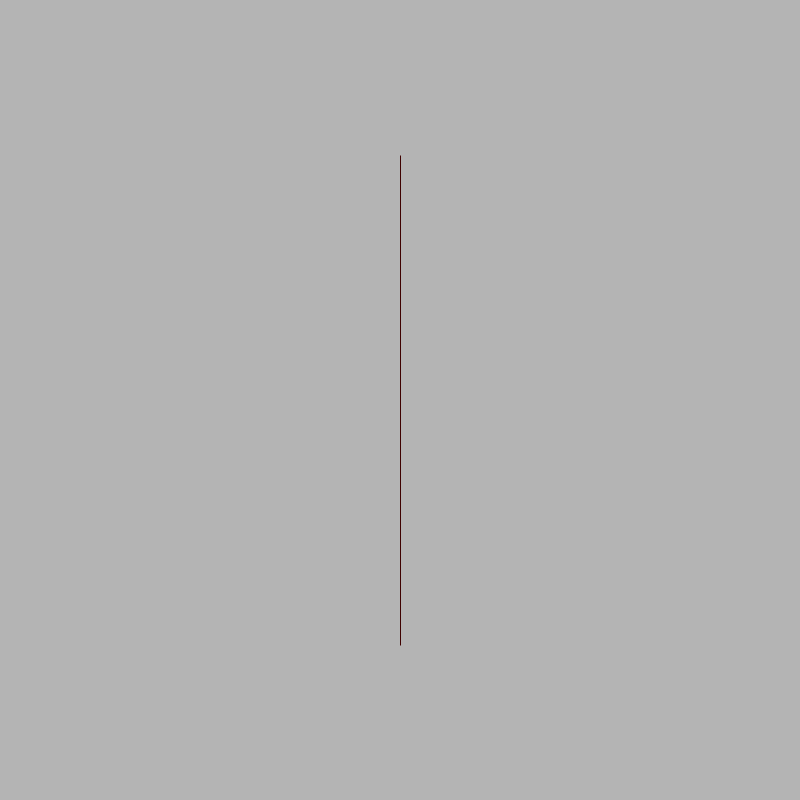
Frame 1 (no input)
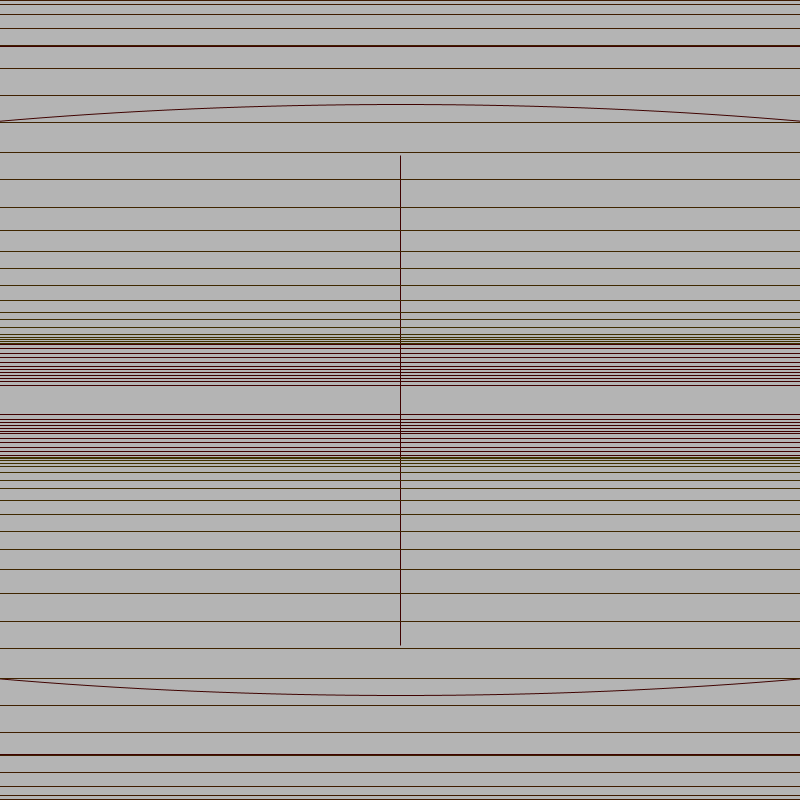
Frame 60 (the mouse pressed at the canvas centre just before this capture)
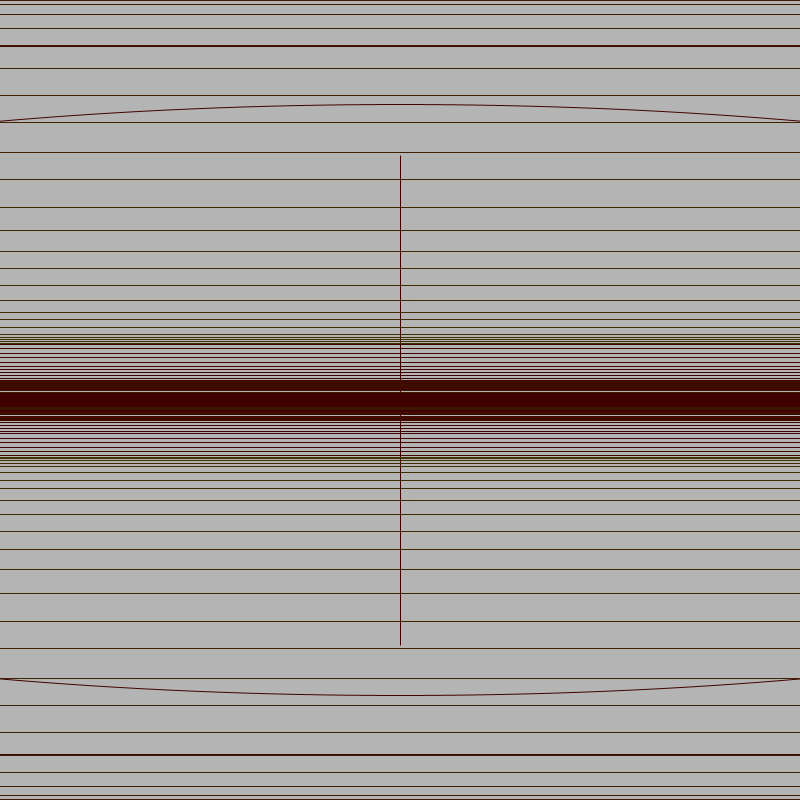
Frame 120 (the mouse held since frame 60 and released just before this capture)

The Processing sketch that drew these frames (run headless with seeded random() and noise(); from frame 60 on, the mouse is pressed at the canvas centre):

// Processing sketch: hw1b
// ── hw1b.pde
Walker w;

void setup () {
  
  size(800, 800);
  
  w = new Walker();
  colorMode(HSB, 360, 100, 200, 100);
  background(255);
}

void draw() {
  w.step();
  w.render();
}

// ── walker.pde
class Walker {
  float x;
  int y,z;
  float brownHue = z;
  float t = 0;
  
  Walker() {
    x = 0;
    y = height/2;
    z = 0;
  }


  void render() {
    noFill();
    stroke(brownHue, 100, 50);
    println(brownHue);
    strokeWeight(1);
    ellipse(width/2, height/2, x, y);
  }
  
  void step() {
    float r = random(1);
    if (r < 0.4){
      x+= 5;
    } else if (r < 0.9) {
      y+= 5;
    } else {
      y--;
    }
    
   //like a bouncing bal, to make the color go back from red to random
    if (z >= 48) {
      z = z * -1;
    }
    else {
    z++;
    }
    
    brownHue = constrain (z, 0, 48);
    x= constrain(x,0, width-1);
    y= constrain(y,0,height-1); 
    t = t + 0.01;
    x *= noise(t);
    y *= noise(t)*2;
    x = map(x, 0, 1, 0, width);
    //y *= noise(frameCount)*3;
    //look into bezier curves
    }
 }
